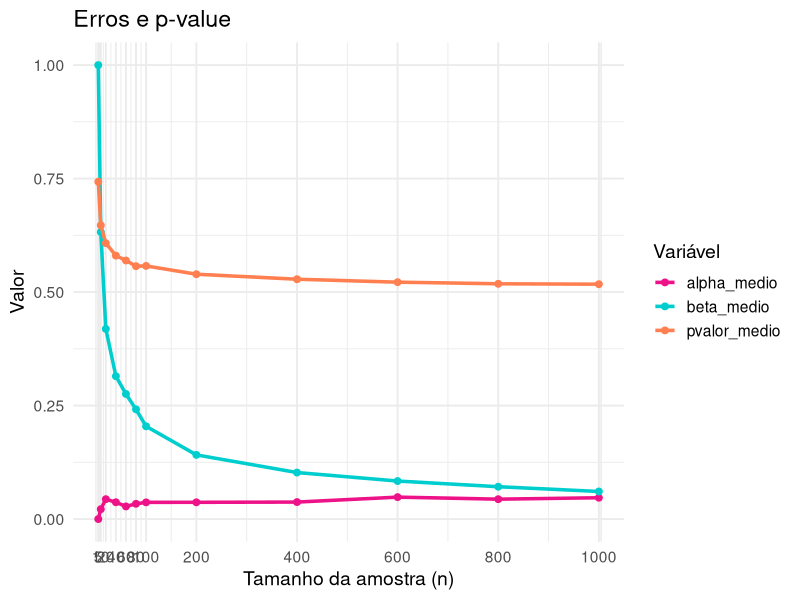
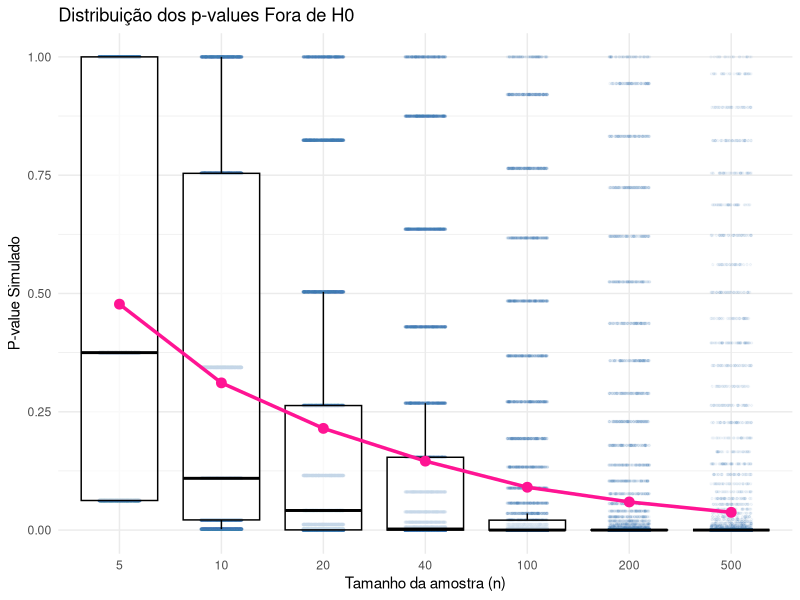
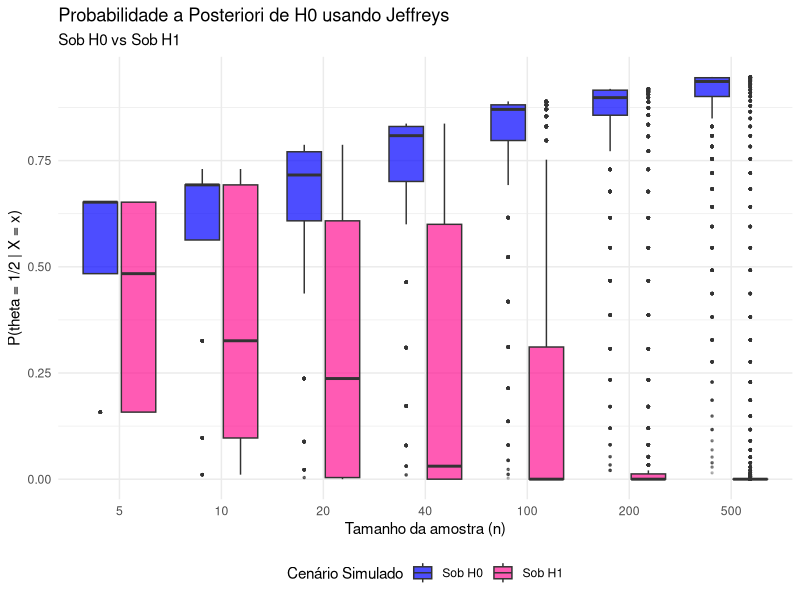
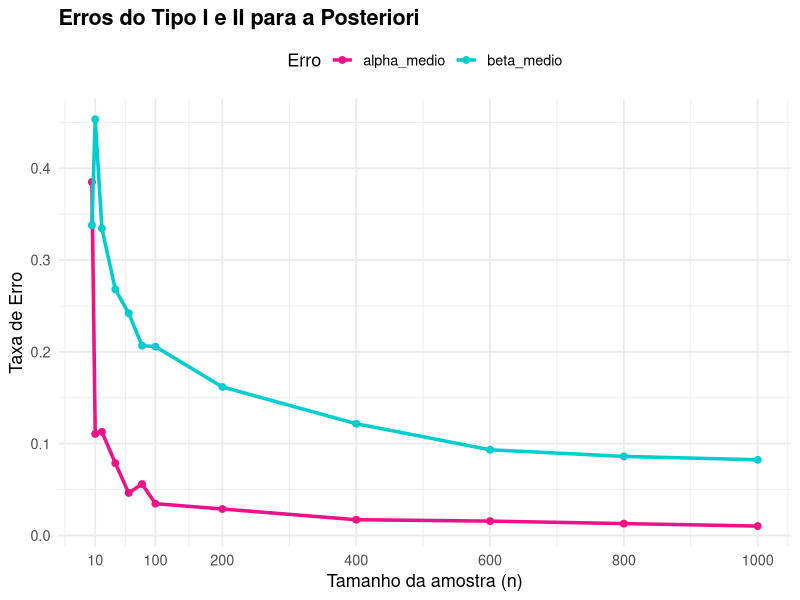
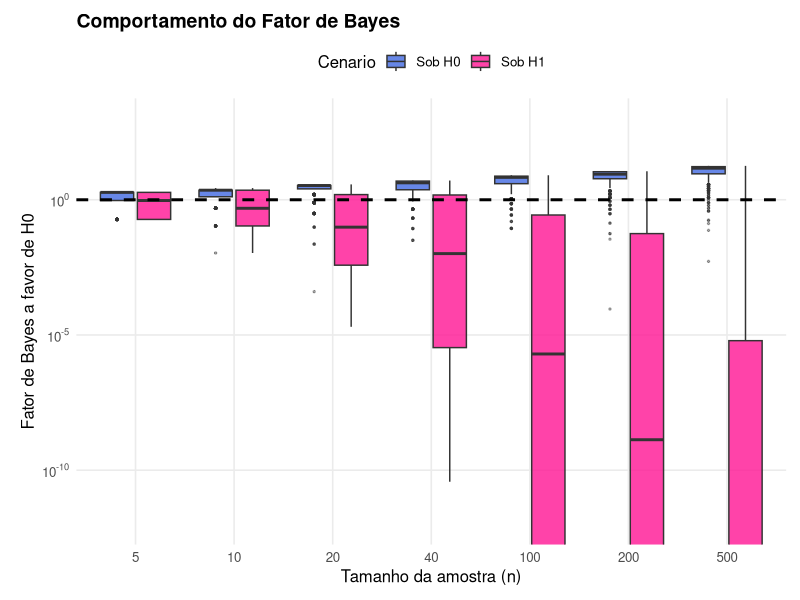
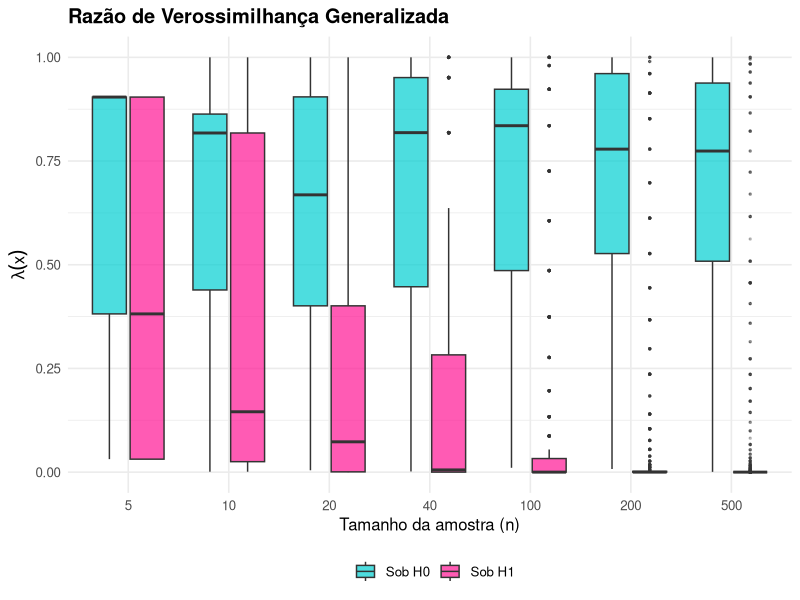

Recreate these plots in R, in order.
## ---- chunk 1
library(dplyr)
library(tidyr)
library(ggplot2)
library(scales)
## ---- chunk 2
p_valor <- function(y, n) {
  if (y > n / 2) {
    p <- 2 * (1 - pbinom(y - 1, size = n, prob = 1/2))
  } else if (y < n / 2) {
    p <- 2 * pbinom(y, size = n, prob = 1/2)
  } else {
    p <- 1
  }
  p <- min(p, 1)
  return(p)
}
## ---- chunk 3
# alpha: erro tipo I -- simula sob H0
c_alpha <- function(n_atual, m) {
  y <- rbinom(m, size = n_atual, prob = 1/2)
  pvals <- sapply(y, p_valor, n = n_atual)
  alpha <- mean(pvals <= 0.05)
  return(alpha)
}
## ---- chunk 4
# beta: erro tipo II -- simula sob H1 (theta ~ Beta(a,b))
c_beta <- function(n_atual, m, a = 1, b = 1) {
  theta <- rbeta(m, a, b)
  y <- rbinom(m, size = n_atual, prob = theta)
  pvals <- sapply(y, p_valor, n = n_atual)
  beta <- mean(pvals > 0.05)
  return(beta)
}
## ---- chunk 5
ns <- c(5, 10, 20, 40, 60, 80, 100, 200, 400, 600, 800, 1000)
m <- 10000

resultados <- data.frame(
  n = ns,
  alpha = NA,
  beta = NA,
  pvalor_medio = NA)

# ---------------------------------------

for(i in 1:length(ns)){
  n_atual <- ns[i]
  
  resultados$alpha[i] <- c_alpha(n_atual, m) # alpha
  
  resultados$beta[i] <- c_beta(n_atual, m) # beta
  
  y <- rbinom(m, size = n_atual, prob = 1/2) # p-value médio sob H0
  pvals <- sapply(y, p_valor, n = n_atual)
  resultados$pvalor_medio[i] <- mean(pvals)}

# ---------------------------------------

ggplot(resultados, aes(x = n)) +
  geom_line(aes(y = alpha, color = "alpha_medio"), size = 1.2) +
  geom_point(aes(y = alpha, color = "alpha_medio"), size = 2) +
  
  geom_line(aes(y = beta, color = "beta_medio"), size = 1.2) +
  geom_point(aes(y = beta, color = "beta_medio"), size = 2) +

  geom_line(aes(y = pvalor_medio, color = "pvalor_medio"), size = 1.2) +
  geom_point(aes(y = pvalor_medio, color = "pvalor_medio"), size = 2) +

  scale_color_manual(values = c(
    "alpha_medio" = "deeppink2",
    "beta_medio" = "cyan3",
    "pvalor_medio" = "coral")) +
  
  scale_x_continuous(breaks = ns) +

  labs(
    title = "Erros e p-value",
    x = "Tamanho da amostra (n)",
    y = "Valor",
    color = "Variável") +

  theme_minimal(base_size = 14)
## ---- chunk 6
# Simular sob H1 usando a priori Beta(1,1)
simular_h1 <- function(n_atual, m) {
  theta <- rbeta(m, 1, 1)                  # Sorteia theta da Beta(1,1)
  y <- rbinom(m, size = n_atual, prob = theta) # Simula Y dado theta
  pvals <- sapply(y, p_valor, n = n_atual) # Calcula os p-valores
  return(pvals)
}

n_valores <- c(5, 10, 20, 40, 100, 200, 500) 
m <- 10000 

# Tabela
tabela_p_valores <- data.frame(n = n_valores)
matriz_p_valores <- matrix(nrow = length(n_valores), ncol = m)

set.seed(123) 
for (i in 1:length(n_valores)) {
  matriz_p_valores[i, ] <- simular_h1(n_valores[i], m)}

# As colunas vão de p_val_1 até p_val_10000
colnames(matriz_p_valores) <- paste0("p_val_", 1:m)
tabela_p_valores <- cbind(tabela_p_valores, matriz_p_valores)

df_long <- tabela_p_valores %>%
  pivot_longer(cols = starts_with("p_val"), 
               names_to = "simulacao", 
               values_to = "p_valor")

# Calculando a média para a linha
df_medias <- df_long %>%
  group_by(n) %>%
  summarise(p_valor_medio = mean(p_valor))

# Transformando n em fator para o eixo X do boxplot ficar espaçado corretamente
df_long$n_factor <- factor(df_long$n, levels = n_valores)
df_medias$n_factor <- factor(df_medias$n, levels = n_valores)

ggplot(df_long, aes(x = n_factor, y = p_valor)) +
  geom_jitter(width = 0.2, alpha = 0.05, color = "steelblue", size = 0.5) +
  geom_boxplot(outlier.shape = NA, fill = "white", alpha = 0.7, color = "black") +
  geom_line(data = df_medias, aes(x = n_factor, y = p_valor_medio, group = 1), 
            color = "deeppink", linewidth = 1.2) +
  geom_point(data = df_medias, aes(x = n_factor, y = p_valor_medio), 
             color = "deeppink", size = 3) +
  theme_minimal() +
  labs(title = "Distribuição dos p-values Fora de H0",
       x = "Tamanho da amostra (n)",
       y = "P-value Simulado")
## ---- chunk 7
calc_posteriori_H0 <- function(x, n, a = 1, b = 1, p0 = 0.5) {
  # ( (1 - p0) / p0 ) * ( Beta(a+x, b+n-x) / ( (1/2)^n * Beta(a,b) ) )
  
  # Usando ln pra não explodir
  log_termo <- log((1 - p0) / p0) + 
               lbeta(a + x, b + n - x) - 
               (n * log(0.5)) - 
               lbeta(a, b)

  px <- 1 / (1 + exp(log_termo))
  
  return(px)}

df_resultados <- data.frame()

set.seed(42)
for (n in n_valores) {
  # Sob H0 (theta = 0.5)
  x_h0 <- rbinom(m, size = n, prob = 0.5)
  post_h0 <- calc_posteriori_H0(x_h0, n)
  
  # Sob H1 (theta ~ Beta(1,1))
  theta_h1 <- rbeta(m, 1, 1)
  x_h1 <- rbinom(m, size = n, prob = theta_h1)
  post_h1 <- calc_posteriori_H0(x_h1, n)
  
  df_temp <- data.frame(
    n = n,
    posteriori = c(post_h0, post_h1),
    cenario = c(rep("Sob H0", m), rep("Sob H1", m))
  )
  df_resultados <- bind_rows(df_resultados, df_temp)}

df_resultados$n_factor <- factor(df_resultados$n, levels = n_valores)

ggplot(df_resultados, aes(x = n_factor, y = posteriori, fill = cenario)) +
  geom_boxplot(alpha = 0.7, outlier.size = 0.5, outlier.alpha = 0.3) +
  scale_fill_manual(values = c("Sob H0" = "blue", "Sob H1" = "deeppink")) +
  theme_minimal() +
  labs(
    title = "Probabilidade a Posteriori de H0 usando Jeffreys",
    subtitle = "Sob H0 vs Sob H1",
    x = "Tamanho da amostra (n)",
    y = "P(theta = 1/2 | X = x)",
    fill = "Cenário Simulado"
  ) +
  theme(legend.position = "bottom")
## ---- chunk 8
ns <- c(5, 10, 20, 40, 60, 80, 100, 200, 400, 600, 800, 1000)
m <- 10000

resultados_post_erros <- data.frame(n = ns, alpha = NA, beta = NA)

set.seed(42)
for(i in 1:length(ns)) {
  n_atual <- ns[i]
  
  # Alpha: simular sob H0 e ver quantos < 0.5
  y_h0 <- rbinom(m, size = n_atual, prob = 0.5)
  post_h0 <- calc_posteriori_H0(y_h0, n = n_atual)
  resultados_post_erros$alpha[i] <- mean(post_h0 < 0.5)
  
  # Beta: simular sob H1 e ver quantos >= 0.5
  theta_h1 <- rbeta(m, 1, 1)
  y_h1 <- rbinom(m, size = n_atual, prob = theta_h1)
  post_h1 <- calc_posteriori_H0(y_h1, n = n_atual)
  resultados_post_erros$beta[i] <- mean(post_h1 >= 0.5)}

ggplot(resultados_post_erros, aes(x = n)) +
  geom_line(aes(y = alpha, color = "alpha_medio"), linewidth = 1.2) +
  geom_point(aes(y = alpha, color = "alpha_medio"), size = 2) +
  geom_line(aes(y = beta, color = "beta_medio"), linewidth = 1.2) +
  geom_point(aes(y = beta, color = "beta_medio"), size = 2) +
  scale_color_manual(values = c("alpha_medio" = "deeppink2", "beta_medio" = "cyan3")) +
  scale_x_continuous(breaks = c(10, 100, 200, 400, 600, 800, 1000)) +
  labs(
    title = "Erros do Tipo I e II para a Posteriori",
    x = "Tamanho da amostra (n)",
    y = "Taxa de Erro",
    color = "Erro"
  ) +
  theme_minimal(base_size = 13) +
  theme(legend.position = "top", plot.title = element_text(face = "bold"))
## ---- chunk 9
fator_bayes_01 <- function(y, n) {
  log_bf <- lchoose(n, y) + log(n + 1) - n * log(2)
  return(exp(log_bf))}

tamanhos_n <- c(5, 10, 20, 40, 100, 200, 500)
m <- 1000 
resultados_bf <- data.frame()

for(n_atual in tamanhos_n) {
  
  y_h0 <- rbinom(m, size = n_atual, prob = 0.5)
  bf_h0 <- sapply(y_h0, fator_bayes_01, n = n_atual)
  
  theta_h1 <- rbeta(m, 1, 1) 
  y_h1 <- rbinom(m, size = n_atual, prob = theta_h1)
  bf_h1 <- sapply(y_h1, fator_bayes_01, n = n_atual)
  
  df_h0 <- data.frame(n = as.factor(n_atual), BF = bf_h0, Cenario = "Sob H0")
  df_h1 <- data.frame(n = as.factor(n_atual), BF = bf_h1, Cenario = "Sob H1")
  
  resultados_bf <- rbind(resultados_bf, df_h0, df_h1)}

ggplot(resultados_bf, aes(x = n, y = BF, fill = Cenario)) +
  geom_boxplot(outlier.size = 0.5, outlier.alpha = 0.4, alpha = 0.8) +
  geom_hline(yintercept = 1, linetype = "dashed", color = "black", linewidth = 1) +
  scale_y_log10(
    breaks = trans_breaks("log10", function(x) 10^x),
    labels = trans_format("log10", math_format(10^.x))) +
 # coord_cartesian(ylim = c(1e-8, 1e2)) + 
  coord_cartesian(ylim = c(1e-12, 1e3)) +
  scale_fill_manual(values = c("Sob H0" = "royalblue", "Sob H1" = "deeppink")) +
  labs(
    title = "Comportamento do Fator de Bayes",
    x = "Tamanho da amostra (n)",
    y = "Fator de Bayes a favor de H0" ) +
  theme_minimal(base_size = 12) + 
  theme(
    legend.position = "top",
    plot.title = element_text(face = "bold", size = 14),
    panel.grid.minor = element_blank(),
    plot.margin = margin(t = 10, r = 10, b = 10, l = 15))
## ---- chunk 10
# RVG
rvg_binom <- function(y, n) {
  # Evitar problemas numéricos quando y = 0 ou y = n (pois 0^0 = 1)
  theta_mv <- y / n
  
  # Log da verossimilhança no EMV (denominador)
  log_L_max <- ifelse(y == 0 | y == n, 0, y * log(theta_mv) + (n - y) * log(1 - theta_mv))
  
  # Log da verossimilhança sob H0 (numerador)
  log_L_H0 <- n * log(0.5)
  
  # RVG = exp(log_L_H0 - log_L_max)
  lambda <- exp(log_L_H0 - log_L_max)
  return(lambda)
}

tamanhos_n <- c(5, 10, 20, 40, 100, 200, 500)
m <- 1000 
resultados_rvg <- data.frame()

set.seed(42)
for(n_atual in tamanhos_n) {
  
  y_h0 <- rbinom(m, size = n_atual, prob = 0.5)
  rvg_h0 <- sapply(y_h0, rvg_binom, n = n_atual)

  theta_h1 <- rbeta(m, 1, 1)
  y_h1 <- rbinom(m, size = n_atual, prob = theta_h1)
  rvg_h1 <- sapply(y_h1, rvg_binom, n = n_atual)
  
  df_h0 <- data.frame(n = as.factor(n_atual), RVG = rvg_h0, Cenario = "Sob H0")
  df_h1 <- data.frame(n = as.factor(n_atual), RVG = rvg_h1, Cenario = "Sob H1")
  
  resultados_rvg <- bind_rows(resultados_rvg, df_h0, df_h1)
}

ggplot(resultados_rvg, aes(x = n, y = RVG, fill = Cenario)) +
  geom_boxplot(alpha = 0.7, outlier.size = 0.5, outlier.alpha = 0.3) +
  scale_fill_manual(values = c("Sob H0" = "darkturquoise", "Sob H1" = "deeppink")) +
  scale_y_continuous(limits = c(0, 1)) +
  labs(
    title = "Razão de Verossimilhança Generalizada",
    x = "Tamanho da amostra (n)",
    y = expression(lambda(x)),
    fill = ""
  ) +
  theme_minimal(base_size = 12) +
  theme(legend.position = "bottom", plot.title = element_text(face = "bold"))
